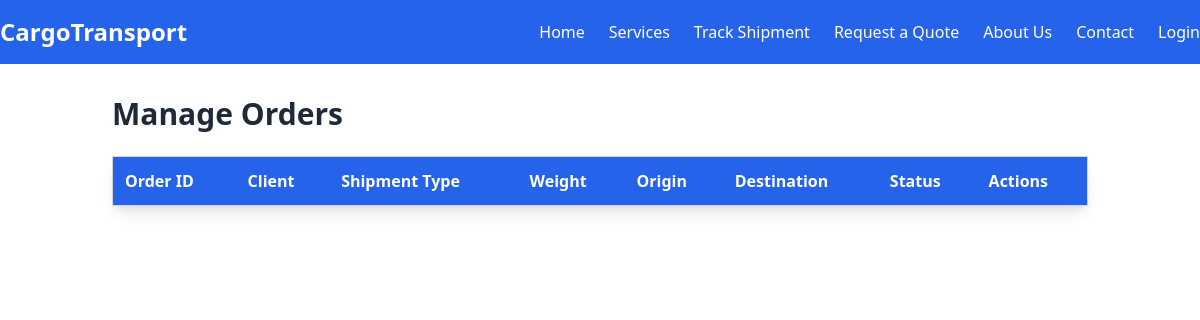
/manage-orders (signed in), run on an earlier commit of the app's database.
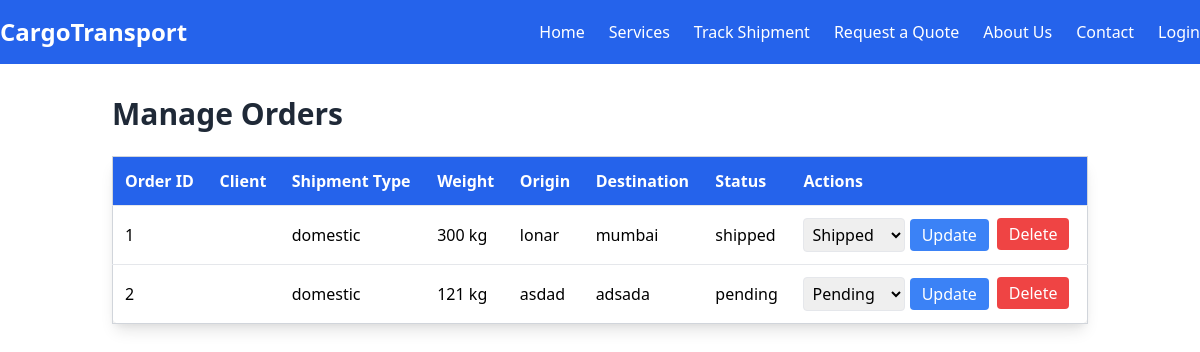
And on a later commit of the database.
### models.py (models this page shows)
class Order(db.Model):
    id          = db.Column(db.Integer, primary_key=True)
    shipment_type = db.Column(db.String(50), nullable=False)
    weight        = db.Column(db.Integer, nullable=False)
    dimention     = db.Column(db.String(10), nullable=False)
    origin        = db.Column(db.String(50), nullable=False)
    destination   = db.Column(db.String(50), nullable=False)
    note          = db.Column(db.String(200), nullable=True, default="")
    user_id     = db.Column(db.Integer, db.ForeignKey('client.id'), nullable=False)
    order_date  = db.Column(db.DateTime, default=datetime.now)
    total_price = db.Column(db.Float, nullable=False)
    status      = db.Column(db.String(50), default="pending")
    client = db.relationship('Client', backref=db.backref('orders', lazy=True))

### app.py (the view, shortened to what this page needs)
@app.route('/manage-orders', methods=['GET', 'POST'])
def manage_orders():
    if "user_id" not in session or session.get("role") != "Admin":
        flash("Access Denied! Only admins can manage orders.", "error")
        return redirect(url_for("login"))
    session.pop('_flashes', None)
    orders = Order.query.all()
    return render_template('manageorders.html', orders=orders)

### templates/manageorders.html (shortened to what this page needs)
{% extends 'base.html' %}
{% block main %}
<div class="container mx-auto px-6 py-8">
    <h2 class="text-3xl font-semibold text-gray-800 mb-6">Manage Orders</h2>
    <table class="w-full bg-white border border-gray-300 shadow-lg rounded-lg">
        <thead>
            <tr class="bg-blue-600 text-white">
                <th class="p-3 text-left">Order ID</th>
                <th class="p-3 text-left">Client</th>
                <th class="p-3 text-left">Shipment Type</th>
                <th class="p-3 text-left">Weight</th>
                <th class="p-3 text-left">Origin</th>
                <th class="p-3 text-left">Destination</th>
                <th class="p-3 text-left">Status</th>
                <th class="p-3 text-left">Actions</th>
            </tr>
        </thead>
        <tbody>
            {% for order in orders %}
            <tr class="border-t">
                <td class="p-3">{{ order.id }}</td>
                <td class="p-3">{{ order.client.name }}</td>
                <td class="p-3">{{ order.shipment_type }}</td>
                <td class="p-3">{{ order.weight }} kg</td>
                <td class="p-3">{{ order.origin }}</td>
                <td class="p-3">{{ order.destination }}</td>
                <td class="p-3">{{ order.status }}</td>
                <td class="p-3 flex gap-2">
                    <form action="/manage-orders" method="POST" class="inline">
                        <select name="status" class="border rounded p-1">
                            <option value="pending" {% if order.status == 'pending' %}selected{% endif %}>Pending</option>
                            <option value="shipped" {% if order.status == 'shipped' %}selected{% endif %}>Shipped</option>
                        </select>
                        <button type="submit" class="bg-blue-500 text-white px-3 py-1 rounded">Update</button>
                    </form>
                    <form action="/delete-order" method="POST" onsubmit="return confirm('Are you sure you want to delete this order?')">
                        <button type="submit" class="bg-red-500 text-white px-3 py-1 rounded">Delete</button>
                    </form>
                </td>
            </tr>
            {% endfor %}
        </tbody>
    </table>
</div>
{% endblock %}

### templates/base.html (shortened to what this page needs)
<!DOCTYPE html>
<html lang="en">
<head>
    <link href="https://cdn.jsdelivr.net/npm/tailwindcss@2.2.16/dist/tailwind.min.css" rel="stylesheet">
</head>
<body>
    <header class="bg-blue-600 text-white py-4">
        <nav class="max-w-7xl mx-auto flex justify-between items-center">
            <a href="/" class="text-2xl font-bold">CargoTransport</a>
            <ul class="flex space-x-6">
                <li><a href="/"         class="hover:text-gray-300">Home</a></li>
                <li><a href="/services" class="hover:text-gray-300">Services</a></li>
                <li><a href="/tracking" class="hover:text-gray-300">Track Shipment</a></li>
                <li><a href="/quote"    class="hover:text-gray-300">Request a Quote</a></li>
                <li><a href="/about"    class="hover:text-gray-300">About Us</a></li>
                <li><a href="/contact"  class="hover:text-gray-300">Contact</a></li>
                <li><a href="/login"    class="hover:text-gray-300">Login</a></li>
            </ul>
        </nav>
    </header>
    <main>
        {% block main %} {% endblock %}
    </main>
</body>

What changed in the data, as far as the page shows it:
added Order: id "1", shipment_type "domestic", weight "300", origin "lonar", destination "mumbai", status "shipped", status "Shipped"
added Order: id "2", shipment_type "domestic", weight "121", origin "asdad", destination "adsada", status "pending", status "Pending"
